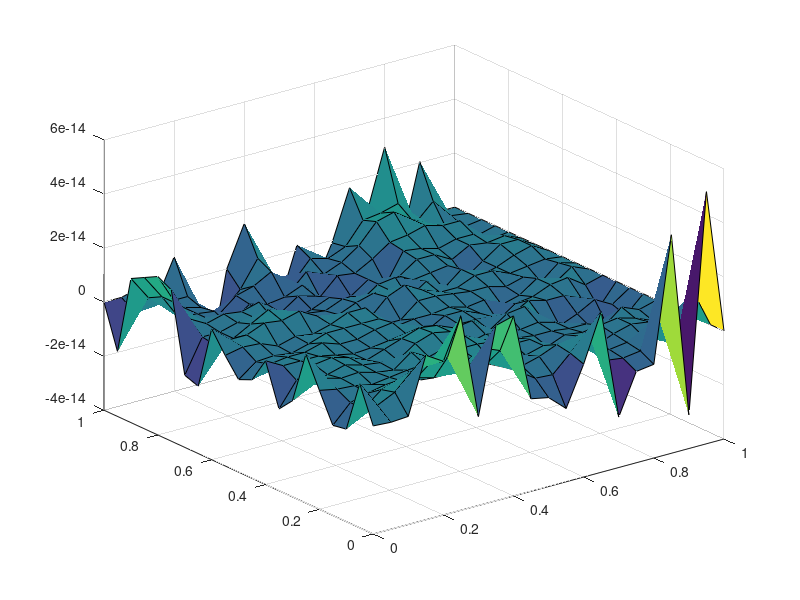

MATLAB code for this plot:
clear all
%Set parameters
N=20;
h=1/N;
dt=1/20;
Tstep=20;
r=dt/h^2;

N1=N+1;
N2=N1^2;

%set x and y on the grid
x=linspace(0,1,N1);
y=linspace(0,1,N1);

%Set initial conditions
%v=1+x+x.^2+y+y.^2;
v=zeros(N1);
for k=1:N1
    for j=1:N1
        v(j,k)=1+h*(j-1)+(h*(j-1))^2+h*(k-1)+(h*(k-1))^2;
    end
end

%Build Martix A
A=eye(N2); %BCs at y=0 & y=1

for j=(N1+1):(N2-N1)
    if rem(j-1,N1)==0 %BCs at x=0
    else if rem(j,N1)==0 %BCs at x=1
    else A(j,j)=1+2*r;
         A(j,j-1)=-r/2;
         A(j,j+1)=-r/2;
         A(j,j-N1)=-r/2;
         A(j,j+N1)=-r/2;
        end
    end
end
% LU factorization
[L,U,P]=lu(A);

%Set Cn
Cn=zeros(N2,1);
for n=1:20
    %Construct Cn
    for i=1:N1 %BC y=0 & y=1
        Cn(i)=1+h*(i-1)+(h*(i-1))^2+n*dt+(n*dt)^2;
        Cn(i+N2-N1)=3+h*(i-1)+(h*(i-1))^2+n*dt+(n*dt)^2;
    end
    for i=(N1+1):(N2-N1)
        if rem(i-1,N1)==0 %BC x=0
            k=floor(i/N1);
            Cn(i)=1+k*h+(k*h)^2+n*dt+(n*dt)^2;
        else if rem(i,N1)==0 %BC x=1
                k=floor(i/N1)-1;
                Cn(i)=3+k*h+(k*h)^2+n*dt+(n*dt)^2;
            else j=rem(i-1,N1);
                k=floor(i/N1);
                Cn(i)=(1-2*r)*v(j+1,k+1)+r/2*(v(j,k+1)+v(j+2,k+1)+v(j+1,k)+v(j+1,k+2))+1/2*(2*dt*n-3+2*dt*(n-1)-3)*dt;
            end
        end
    end
    %solve the function
    vn=L\(P*Cn);
    vn=U\vn;
    %solution for n+1
    v=reshape(vn,N1,N1);
end
%exact solution
%u=1+x+x.^2+y+y.^2+t+t.^2;
u=zeros(N1);
for k=1:N1
    for j=1:N1
        u(j,k)=3+x(j)+x(j)^2+y(k)+y(k)^2;
    end
end
uerror=u-v;
surf(x,y,uerror);
error= max(abs(uerror(:)));
